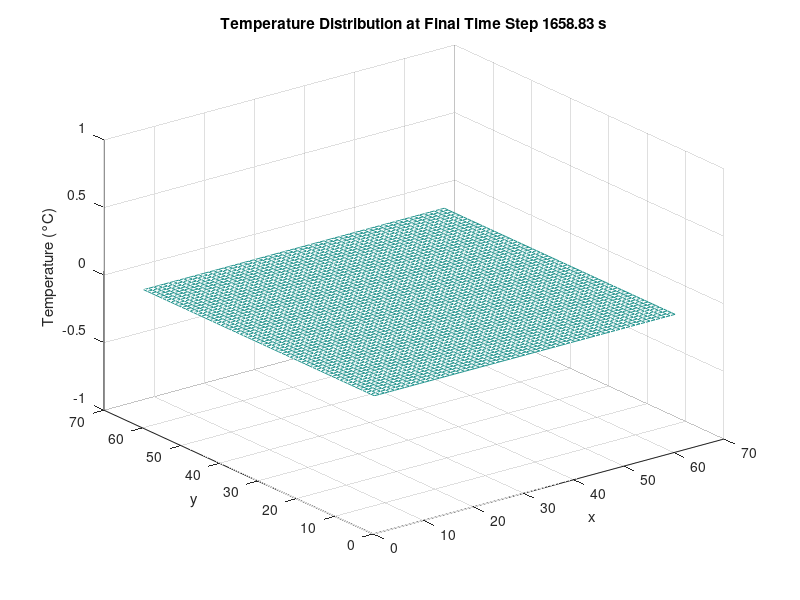
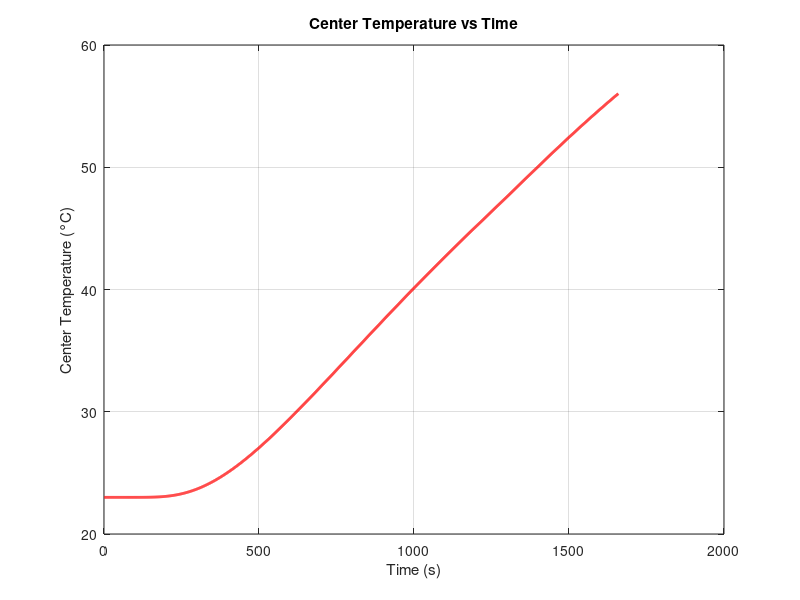
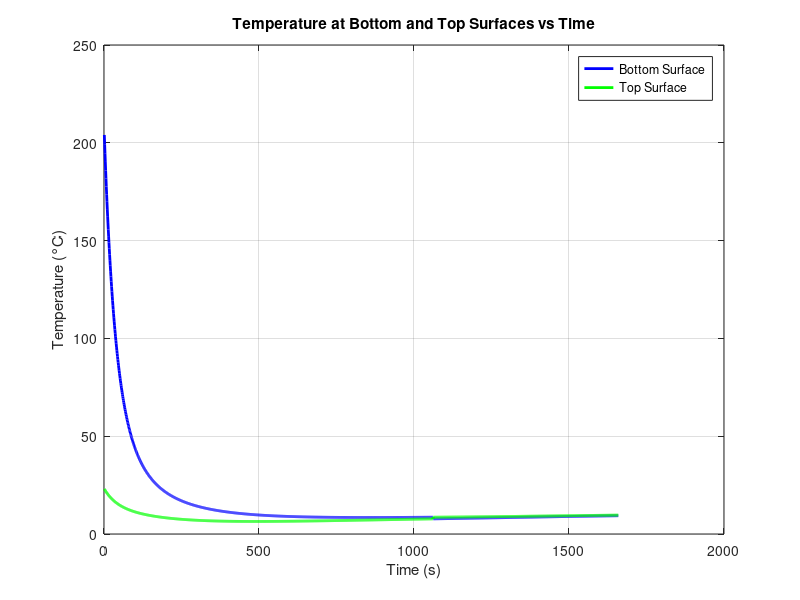
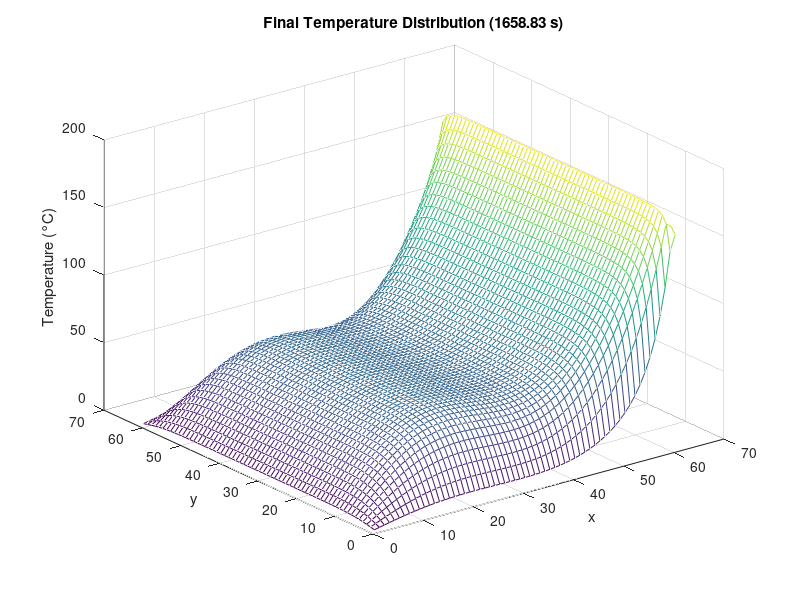

The MATLAB script that drew these images, in order:
clear; clc;

% -- Parameters --
a = 1.35e-7;           % Thermal diffusivity
H = 5.08e-2;           % Steak height (m)
L = 20.32e-2;          % Steak length (m)
K = 0.04;              % Neumann BC factor
T_initial = 23;        % Initial temperature (°C)
T_pan_bottom = 204;    % Pan temperature before flip (°C)
T_pan_top = 204;       % Pan temperature after flip (°C)
T_final = 56;          % Desired center temperature (°C)

nx = 60;
ny = 60;
nt = 2000;

dx = L / nx;
dy = H / ny;
dt = 0.2 * min(dx^2, dy^2) / a;

% -- Create 2D Laplacian Operator --
N = (nx+1) * (ny+1);
ex = ones(nx+1, 1);
ey = ones(ny+1, 1);

Tx = spdiags([ex -2*ex ex], [-1 0 1], nx+1, nx+1) / dx^2;
Ty = spdiags([ey -2*ey ey], [-1 0 1], ny+1, ny+1) / dy^2;

Ix = speye(nx+1);
Iy = speye(ny+1);

A = kron(Iy, Tx) + kron(Ty, Ix);
I1 = speye(N);

% Crank-Nicholson matrices
B_forward  = I1 + (a * dt / 2) * A;
B_backward = I1 - (a * dt / 2) * A;

% -- Initial Conditions --
T = T_initial * ones(nx+1, ny+1);
T(1, :) = T_pan_bottom;

T_total = zeros(nx+1, ny+1, nt);
T_total(:, :, 1) = T;

T_vec = reshape(T, [], 1);
center_x = round((nx+1)/2);
center_y = round((ny+1)/2);

flip_time_step = round(nt / 2);
flipped = false;

% -- Time Stepping --
for t = 2:nt

    % Apply Dirichlet BCs for current side
    T_boundary_vec = reshape(T, [], 1);

    if ~flipped
        boundary_indices_bottom = 1:(nx+1);
        T_boundary_vec(boundary_indices_bottom) = T_pan_bottom;
    else
        boundary_indices_top = ny*(nx+1) + (1:(nx+1));
        T_boundary_vec(boundary_indices_top) = T_pan_top;
    end

    rhs = B_forward * T_boundary_vec;

    % Neumann BCs (approximate) - Left/Right
    for i = 1:ny+1
        row_start = (i-1)*(nx+1);
        rhs(row_start + 1)     = rhs(row_start + 1)     + a * dt * K / dx * (T(row_start + 2) - T(row_start + 1));
        rhs(row_start + nx+1)  = rhs(row_start + nx+1)  + a * dt * K / dx * (T(row_start + nx+1) - T(row_start + nx));
    end

    % Neumann BCs - Top/Bottom
    for j = 2:nx
        if ~flipped
            top_idx = ny*(nx+1) + j;
            mid_idx = (ny-1)*(nx+1) + j;
            rhs(top_idx) = rhs(top_idx) + a * dt * K / dy * (T(mid_idx) - T(top_idx));
        else
            bot_idx = 1 + j;
            next_idx = 1 + (nx+1) + j;
            rhs(bot_idx) = rhs(bot_idx) + a * dt * K / dy * (T(next_idx) - T(bot_idx));
        end
    end

    % Solve implicit system
    T_vec = B_backward \ rhs;
    T = reshape(T_vec, nx+1, ny+1);

    % Flip steak
    if t == flip_time_step && ~flipped
        T = flipud(T);
        flipped = true;
        fprintf('Steak flipped at time step %d (t = %.2f s)\n', t, t*dt);
    end

    % Store and monitor
    T_total(:, :, t) = T;
    T_center = T(center_x, center_y);

    if mod(t, 100) == 0
        fprintf('Step %d: Center = %.2f°C | Bottom = %.2f°C | Top = %.2f°C | Max T = %.2f°C\n', ...
            t, T_center, T(1, center_y), T(end, center_y), max(T(:)));
    end

    if T_center >= T_final
        fprintf('Steak reaches %.1f°C at t = %.2f s (step %d)\n', T_center, t*dt, t);
        break;
    end
end

% -- Final Temperature Plot --
figure;
mesh(T_total(:, :, end));
xlabel('x'); ylabel('y'); zlabel('Temperature (°C)');
title(sprintf('Temperature Distribution at Final Time Step %.2f s', t*dt));

% -- Center Temperature vs Time --
T_center_history = squeeze(T_total(center_x, center_y, 1:t));
time_vector = (1:t) * dt;

figure;
plot(time_vector, T_center_history, 'r', 'LineWidth', 2);
xlabel('Time (s)');
ylabel('Center Temperature (°C)');
title('Center Temperature vs Time');
grid on;

% -- Bottom and Top Surface Temperature vs Time --
T_bottom_history = squeeze(T_total(1, center_y, 1:t));
T_top_history    = squeeze(T_total(end, center_y, 1:t));

figure;
plot(time_vector, T_bottom_history, 'b', 'LineWidth', 2, 'DisplayName', 'Bottom Surface');
hold on;
plot(time_vector, T_top_history, 'g', 'LineWidth', 2, 'DisplayName', 'Top Surface');
hold off;

xlabel('Time (s)');
ylabel('Temperature (°C)');
title('Temperature at Bottom and Top Surfaces vs Time');
legend('show');
grid on;


%%
clear; clc;

% Parameters
a = 1.35e-7;                % Thermal diffusivity
H = 5.08e-2; L = 20.32e-2;  % Steak dimensions (m)
K = 0.04;                   % Neumann boundary factor
T_initial = 23;            % Initial temperature (°C)
T_pan_bottom = 204;        % Bottom pan temperature (°C)
T_pan_top = 204;           % Top pan temperature after flip (°C)
T_final = 56;              % Desired center temperature (°C)

nx = 60; ny = 60; nt = 2000;
dx = L / nx; dy = H / ny;
dt = 0.2 * min(dx^2, dy^2) / a;

% 2D Laplacian Operator using Kronecker products
N = (nx+1)*(ny+1);
Tx = spdiags(ones(nx+1,1)*[1 -2 1], [-1 0 1], nx+1, nx+1) / dx^2;
Ty = spdiags(ones(ny+1,1)*[1 -2 1], [-1 0 1], ny+1, ny+1) / dy^2;
A  = kron(speye(ny+1), Tx) + kron(Ty, speye(nx+1));

% Crank-Nicholson matrices
I = speye(N);
Bf = I + (a*dt/2)*A;
Bb = I - (a*dt/2)*A;

% Initial condition
T = T_initial * ones(nx+1, ny+1);
T(1,:) = T_pan_bottom;

T_total = zeros(nx+1, ny+1, nt);
T_total(:,:,1) = T;

flip_step = round(nt / 2);
flipped = false;

center_x = round((nx+1)/2);
center_y = round((ny+1)/2);

% Time-stepping loop
for t = 2:nt
    T_vec = reshape(T, [], 1);

    % Apply Dirichlet BC at top/bottom
    if ~flipped
        T_vec(1:nx+1) = T_pan_bottom;
    else
        T_vec(end-nx:end) = T_pan_top;
    end

    rhs = Bf * T_vec;

    % Apply Neumann BCs (left/right)
for i = 1:ny+1
    base = (i-1)*(nx+1);
    rhs(base+1) = rhs(base+1) + a*dt*K/dx * (T(base+2) - T(base+1));
    rhs(base+nx+1) = rhs(base+nx+1) + a*dt*K/dx * (T(base+nx+1) - T(base+nx));
end

    % Apply Neumann BCs (top or bottom)
    for j = 2:nx
        if ~flipped
            top_idx = ny*(nx+1) + j;
            mid_idx = (ny-1)*(nx+1) + j;
            rhs(top_idx) = rhs(top_idx) + a*dt*K/dy * (T(mid_idx) - T(top_idx));
        else
            bot_idx = j + 1;
            next_idx = bot_idx + nx+1;
            rhs(bot_idx) = rhs(bot_idx) + a*dt*K/dy * (T(next_idx) - T(bot_idx));
        end
    end

    % Solve the system and reshape
    T = reshape(Bb \ rhs, nx+1, ny+1);

    % Flip steak
    if t == flip_step && ~flipped
        T = flipud(T);
        flipped = true;
        fprintf('Flipped at t = %.2f s (step %d)\n', t*dt, t);
    end

    T_total(:,:,t) = T;
    T_center = T(center_x, center_y);

    % Status printout
    if mod(t,100) == 0
        fprintf('Step %d: Center = %.2f°C | Bottom = %.2f°C | Top = %.2f°C | Max = %.2f°C\n', ...
            t, T_center, T(1, center_y), T(end, center_y), max(T(:)));
    end

    if T_center >= T_final
        fprintf('Reached %.1f°C at t = %.2f s (step %d)\n', T_center, t*dt, t);
        break;
    end
end

% Final temperature plot
figure;
mesh(T_total(:,:,t));
xlabel('x'); ylabel('y'); zlabel('Temperature (°C)');
title(sprintf('Final Temperature Distribution (%.2f s)', t*dt));

% Center temperature vs time
T_center_hist = squeeze(T_total(center_x, center_y, 1:t));
time = (1:t) * dt;

figure;
plot(time, T_center_hist, 'r', 'LineWidth', 2);
xlabel('Time (s)'); ylabel('Center Temp (°C)');
title('Center Temperature vs Time'); grid on;

% Bottom and top surface temperature
T_bot_hist = squeeze(T_total(1, center_y, 1:t));
T_top_hist = squeeze(T_total(end, center_y, 1:t));

figure;
plot(time, T_bot_hist, 'b', 'LineWidth', 2, 'DisplayName', 'Bottom');
hold on;
plot(time, T_top_hist, 'g', 'LineWidth', 2, 'DisplayName', 'Top');
xlabel('Time (s)'); ylabel('Temperature (°C)');
title('Surface Temperatures Over Time');
legend('show'); grid on;
